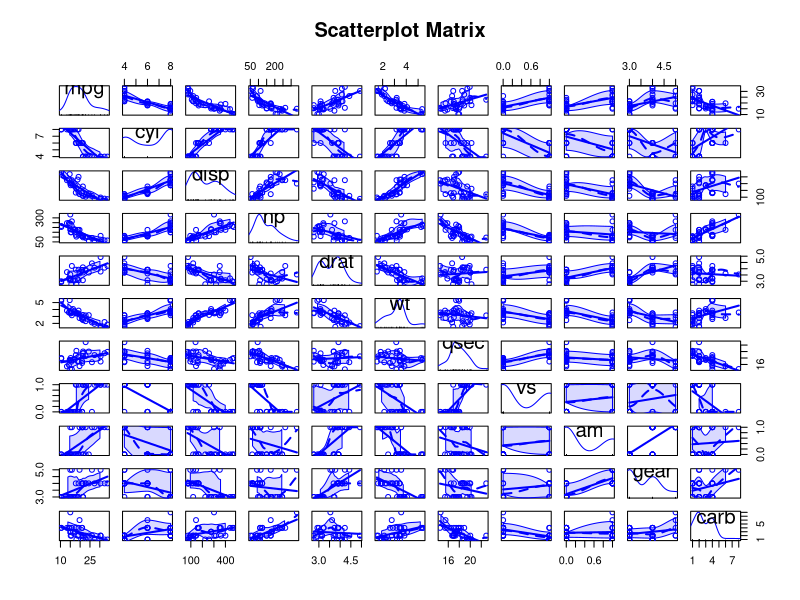
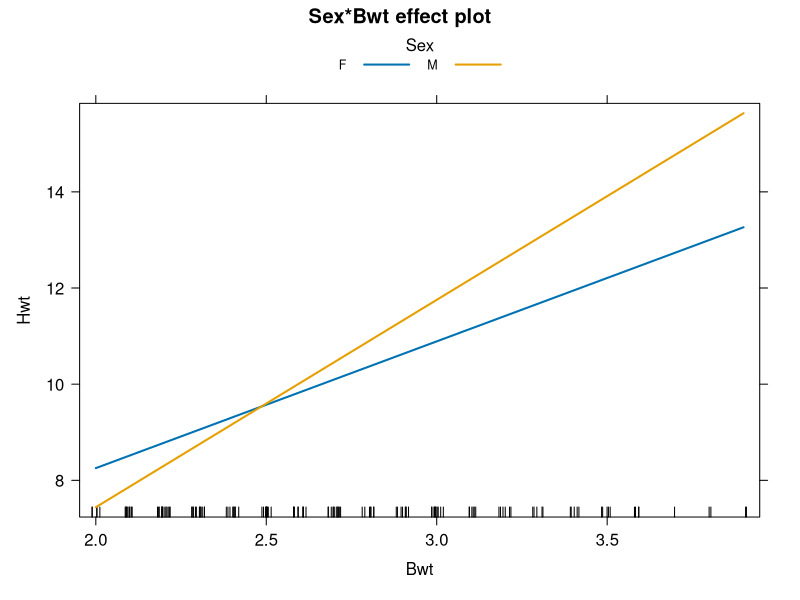
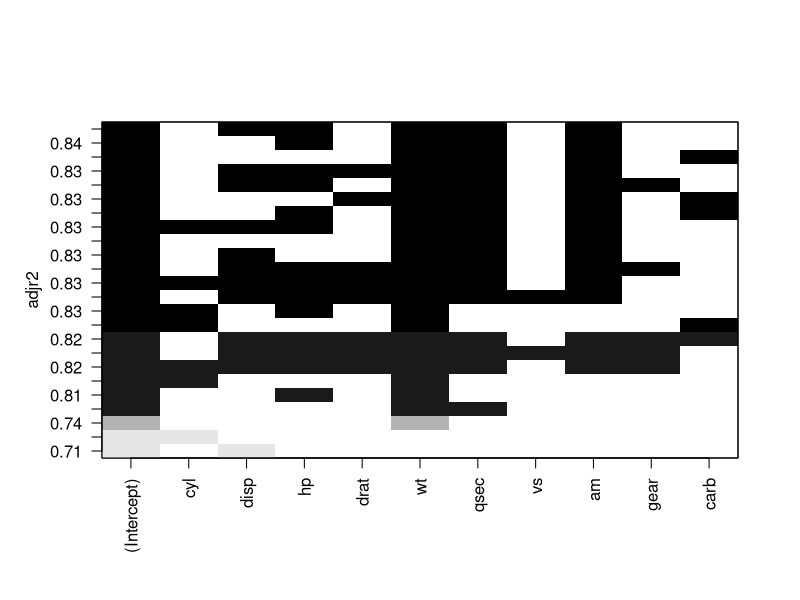
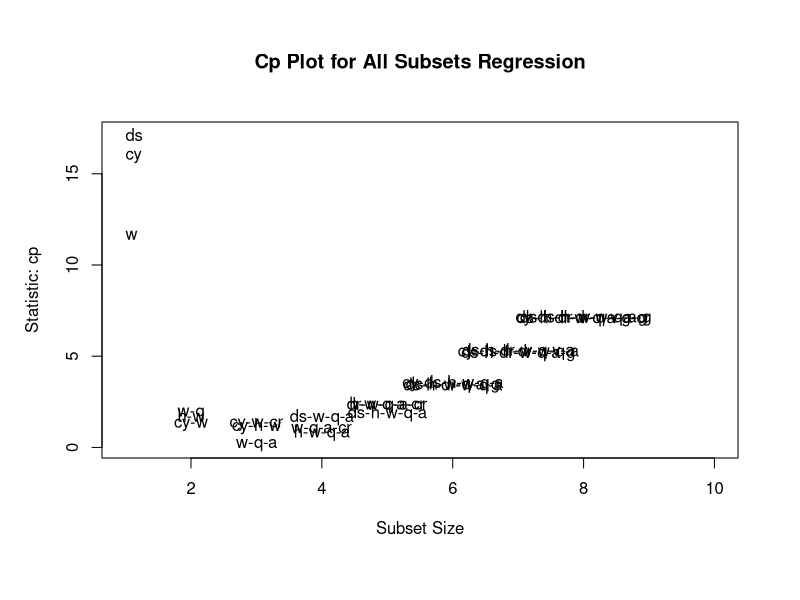

The R script that drew these images, in order: (Note: this script raises an error after producing the figures.)
#Final Assessment #1 Code
mtcars
?mtcars
cor(mtcars)
library(car)
scatterplotMatrix(mtcars, spread=FALSE, smoother.args=list(lty=2),
                  main="Scatterplot Matrix")


#Final Assessment #2 Code
fit_mpg1 <- lm(mpg ~ hp + wt, data=mtcars)
summary(fit_mpg1)


#Final Assessment #3 Code
confint(fit_mpg1, level=0.95)


#Final Assessment #4 Code
predict(fit_mpg1, newdata=data.frame(hp=175,wt=3.5),
        interval = "confidence", level=0.99)


#Final Assessment #5 Code
predict(fit_mpg1, newdata=data.frame(hp=175,wt=3.5),
        interval = "prediction", level=0.99)


#Final Assessment #6 Code
library(MASS)
cats
?cats
fit_interaction_cats <- lm(Hwt ~ Sex + Bwt + Sex:Bwt, data = cats)
summary(fit_interaction_cats)


#Final Assessment #7 Code
library(effects)
plot(effect("Sex:Bwt", fit_interaction_cats,, list(Sex=c("M","F"))),
     multiline=TRUE)


#Final Assessment #8 Code
predict(fit_interaction_cats, newdata=data.frame(Sex="M",Bwt=3.8),
        interval = "prediction", level=0.99)


#Final Assessment #9 Code
fit_cats <- lm(Hwt ~ Sex + Bwt, data = cats)
anova(fit_cats, fit_interaction_cats)


#Final Assessment #10 Code
AIC(fit_cats, fit_interaction_cats)


#Final Assessment #11 Code
fit_mtcars_full <- lm(mpg ~ cyl + disp + hp + drat + wt + qsec + vs + am + gear +
                        carb, data = mtcars)
stepAIC(fit_mtcars_full, direction="forward")
stepAIC(fit_mtcars_full, direction="backward")
stepAIC(fit_mtcars_full, direction="both")


#Final Assessment #12 Code
library(leaps)
leaps <- regsubsets(mpg ~ cyl + disp + hp + drat + wt + qsec + vs + am + gear +
                      carb, data=mtcars, nbest=3)
plot(leaps, scale="adjr2")
library(car)
subsets(leaps, statistic="cp",
        main="Cp Plot for All Subsets Regression")
abline(1,1,lty=2,col="red")


#Final Assessment #13 Code
vif(fit_mtcars_full)


#Final Assessment #14 Code
cor(mtcars)
